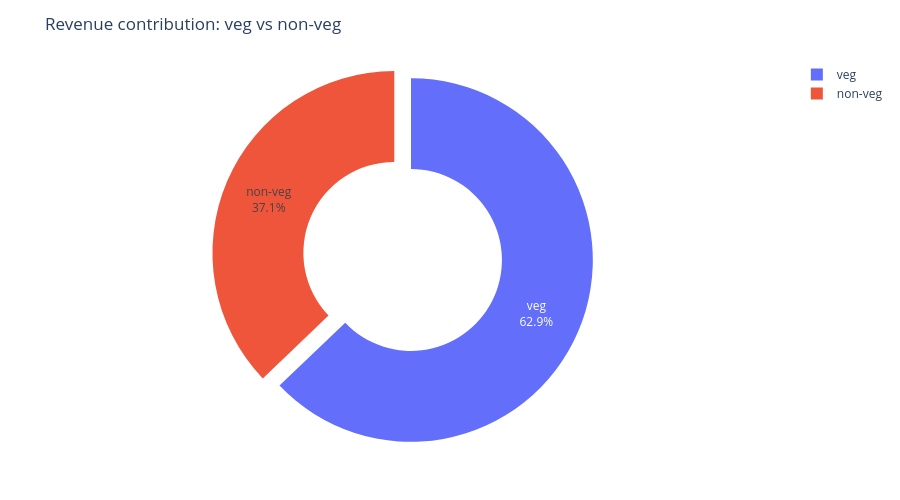

Source (notebook cell):
### Markdown cell above
Total sales by food type (Veg vs Non-veg)

### Code cell
non_veg_keywords = ["chicken","egg","fish","mutton","prawn","biryani","kebab","kabab","non-veg","non veg"]

pattern = "|".join(non_veg_keywords)

df["Food category"] = np.where(
    df["Dish Name"].str.contains(pattern, case=False, na=False),
    "non-veg",
    "veg"
)

food_revenue = df.groupby("Food category")["Price (INR)"].sum().reset_index()

fig = px.pie(
    food_revenue,
    values="Price (INR)",
    names="Food category",
    hole=0.5,
    title="Revenue contribution: veg vs non-veg"
)

fig.update_traces(
    textinfo="percent+label",
    pull=[0.1, 0]
)

fig.update_layout(
    height=500,
    margin=dict(t=60, b=40, l=40, r=40)
)

fig.show()

### Figure 1 — Plotly figure (JSON) as saved in the notebook; plotly's stock layout.template omitted (floating-point values rounded to 4 significant figures)
{"data": [{"domain": {"x": [0, 1], "y": [0, 1]}, "hole": 0.5, "hovertemplate": "Food category=%{label}<br>Price (INR)=%{value}<extra></extra>", "labels": ["non-veg", "veg"], "legendgroup": "", "name": "", "pull": [0.1, 0], "showlegend": true, "textinfo": "percent+label", "type": "pie", "values": [19680000.0, 33330000.0]}], "layout": {"height": 500, "legend": {"tracegroupgap": 0}, "margin": {"b": 40, "l": 40, "r": 40, "t": 60}, "title": {"text": "Revenue contribution: veg vs non-veg"}}}
